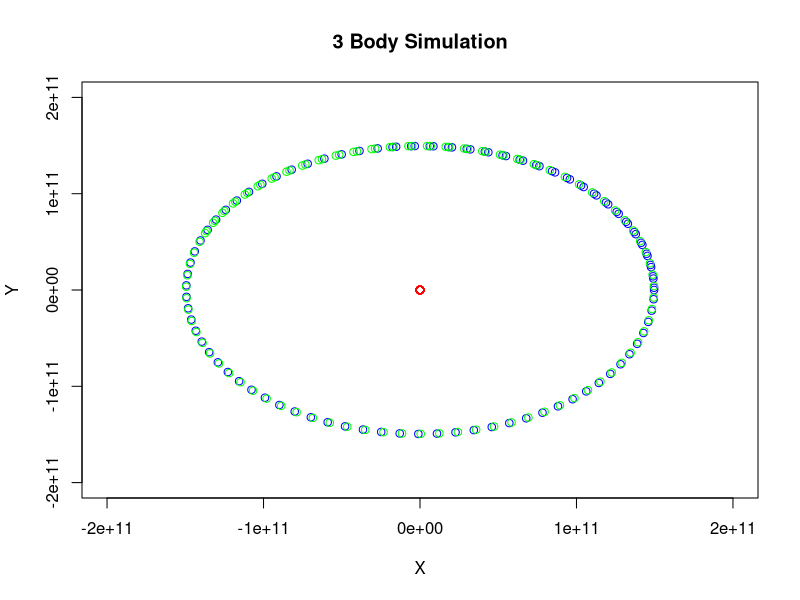
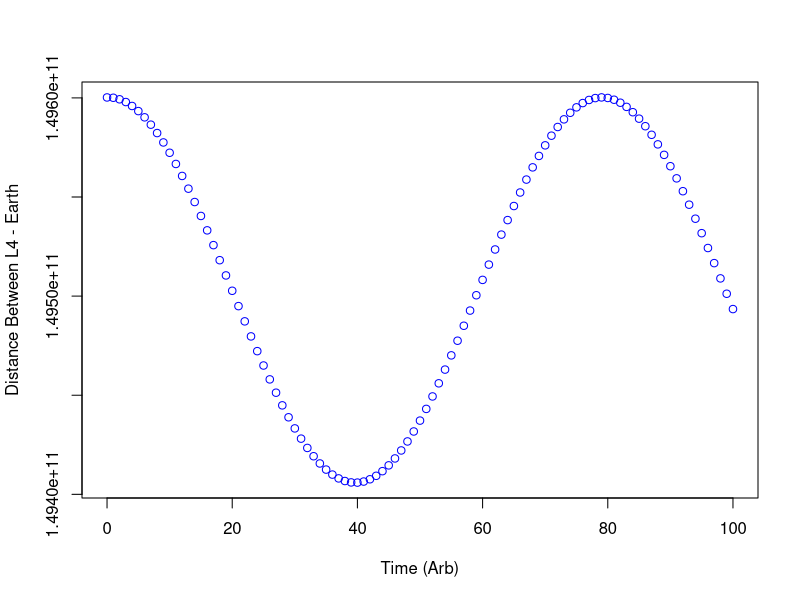

Write the R code that produced these figures, in order.
#Working Code Which Finds L4

ACCMag <- function(m2, x1, x2, y1, y2) {
  mag <- (G*m2) / ((x1 - x2)^2 + (y1 - y2)^2)
  return(mag)
}
#Newton's Law of Gravitation (there is no need to the big constant G here)
Cosine <- function(x1,x2,y1,y2){
  (x1-x2)/sqrt((x1-x2)^2+(y1-y2)^2)
}
Sine <- function(x1,x2,y1,y2){
  (y1-y2)/sqrt((x1-x2)^2+(y1-y2)^2)
}


FORCE_X <- function(m2, x1, x2, y1, y2){
  Cosine(x1,x2,y1,y2)*ACCMag(m2, x1, x2, y1, y2) 
}# Cosine (ratio) Multiplied by mag

FORCE_Y <- function(m2, x1, x2, y1, y2){
  Sine(x1,x2,y1,y2)*ACCMag(m2, x1, x2, y1, y2)
}# Sine (ratio) Multiplied by mag

#work in progress, gives results tho
G <- 6.6743*10^(-11) # Newton's Gravitational Constant
M1 <- 1.9891*10^(30) # Sun's Mass
X1 <- 0
Vx1 <- 0
Ax1 <- 0
Y1 <- 0
Vy1 <- 0
Ay1 <- 0


M2 <- 5.972*10^(24) # Earth's Mass
X2 <- 1.4960*10^(11) # Earth's Distance
Vx2 <- 0
Ax2 <- 0
Y2 <- 0
Vy2 <- 29.78 * 10^3 # Earth's Velocity
Ay2 <- 0


M3 <- 1 # Lagrange Point L2
#X3 <- X2+X2*((M2/(M1+M2))/3)^(1/3) # L2
X3 <- (X2/2)*(M1-M2)/(M1+M2) #L4
Ax3 <- 0
Y3 <- (sqrt(3)/2)*X2 #L4
#Y3 <- 0 #L1,2 and 3
Vx3 <- Sine(X1,X3,Y1,Y3)*29.78 * 10^3 *(sqrt((X3-X2)^2+(Y3-Y2)^2))/(X2)  
Vy3 <- -Cosine(X1,X3,Y1,Y3)*29.78 * 10^3 *(sqrt((X3-X2)^2+(Y3-Y2)^2))/(X2)  
Ay3 <- 0


detT <- 100

N <- 400000

a <- 0

X1Pos <- c(rep(NA,N/4000))
Y1Pos <- c(rep(NA,N/4000))
X2Pos <- c(rep(NA,N/4000))
Y2Pos <- c(rep(NA,N/4000))
X3Pos <- c(rep(NA,N/4000))
Y3Pos <- c(rep(NA,N/4000))
#X1Vel <- c()
#Y1Vel <- c()
#X2Vel <- c()
#Y2Vel <- c()
#X3Vel <- c()
#Y3Vel <- c()
#X1Acc <- c()
#Y1Acc <- c()
#X2Acc <- c()
#Y2Acc <- c()
#X3Acc <- c()
#Y3Acc <- c()

for(i in 0:N) {                    
  Vx1 <- Vx1+Ax1*detT/2 #Half Step
  Vy1 <- Vy1+Ay1*detT/2 
  Vx2 <- Vx2+Ax2*detT/2 
  Vy2 <- Vy2+Ay2*detT/2 
  Vx3 <- Vx3+Ax3*detT/2 
  Vy3 <- Vy3+Ay3*detT/2 
  X1 <- X1+Vx1*detT
  Y1 <- Y1+Vy1*detT
  X2 <- X2+Vx2*detT
  Y2 <- Y2+Vy2*detT
  X3 <- X3+Vx3*detT
  Y3 <- Y3+Vy3*detT
  Ax1 <- -FORCE_X(M2, X1, X2, Y1, Y2) - FORCE_X(M3, X1, X3, Y1, Y3)
  Ay1 <- -FORCE_Y(M2, X1, X2, Y1, Y2) - FORCE_Y(M3, X1, X3, Y1, Y3)# Accelerations Update 1
  Ax2 <- FORCE_X(M1, X1, X2, Y1, Y2) - FORCE_X(M3, X2, X3, Y2, Y3)
  Ay2 <- FORCE_Y(M1, X1, X2, Y1, Y2) - FORCE_Y(M3, X2, X3, Y2, Y3) # Accelerations Update 2
  Ax3 <- FORCE_X(M2, X2, X3, Y2, Y3) + FORCE_X(M1, X1, X3, Y1, Y3)
  Ay3 <- FORCE_Y(M2, X2, X3, Y2, Y3) + FORCE_Y(M1, X1, X3, Y1, Y3) # Accelerations Update 3
  Vx1 <- Vx1+Ax1*detT/2 #Second Half Step
  Vy1 <- Vy1+Ay1*detT/2 
  Vx2 <- Vx2+Ax2*detT/2 
  Vy2 <- Vy2+Ay2*detT/2 
  Vx3 <- Vx3+Ax3*detT/2 
  Vy3 <- Vy3+Ay3*detT/2 
  
  
  #Now let us record all of our values into an array and save them for later
  if(i%%4000 == 0){
    a <- a+1
    X1Pos[a] <- X1
    Y1Pos[a] <- Y1
    X2Pos[a] <- X2
    Y2Pos[a] <- Y2
    X3Pos[a] <- X3
    Y3Pos[a] <- Y3
    #X1Vel <- c(X1Vel, Vx1)
    #Y1Vel <- c(Y1Vel, Vy1)
    #X2Vel <- c(X2Vel, Vx2)
    #Y2Vel <- c(Y2Vel, Vy2)
    #X3Vel <- c(X3Vel, Vx3)
    #Y3Vel <- c(Y3Vel, Vy3)
    #X1Acc <- c(X1Acc, Ax1)
    #Y1Acc <- c(Y1Acc, Ay1)
    #X2Acc <- c(X2Acc, Ax2)
    #Y2Acc <- c(Y2Acc, Ay2)
    #X3Acc <- c(X3Acc, Ax3)
    #Y3Acc <- c(Y3Acc, Ay3)
  }
}


plot(X1Pos, Y1Pos, type = "p", col = "red", xlab = "X",
     ylab = "Y", main = "3 Body Simulation",ylim = c(-2*10^11,2*10^11),xlim = c(-2*10^11,2*10^11))
points(X2Pos,Y2Pos, type = "p", col = "blue")
points(X3Pos,Y3Pos, type = "p", col = "green")
plot(seq(0,N/4000,by=1),sqrt((X3Pos-X2Pos)^2+(Y3Pos-Y2Pos)^2), type ="p", col = "blue", xlab = "Time (Arb)", ylab = "Distance Between L4 - Earth")
